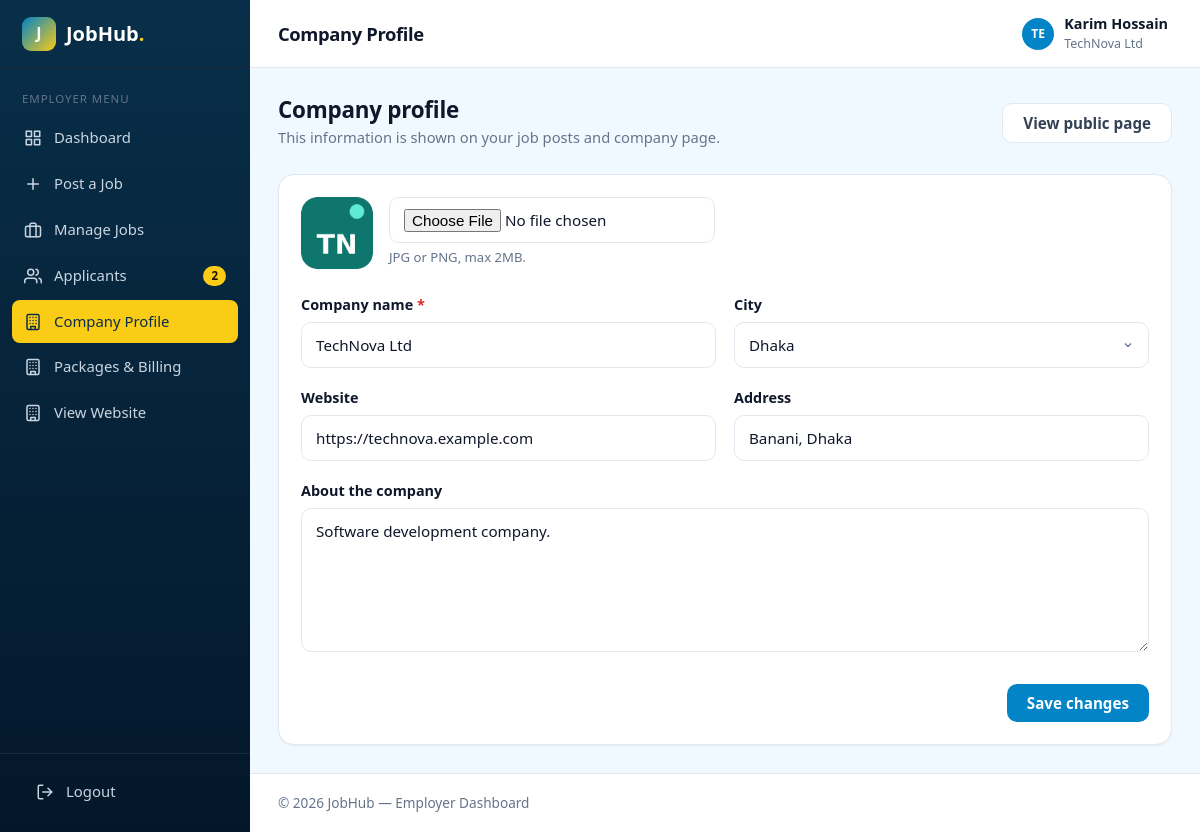
The page /employer/company-profile.php (signed in) on the database its author committed.
### tables this page shows
CREATE TABLE `companies` (
  `id` int UNSIGNED NOT NULL,
  `user_id` int UNSIGNED NOT NULL,
  `city_id` int UNSIGNED DEFAULT NULL,
  `name` varchar(150) NOT NULL,
  `logo` varchar(255) DEFAULT NULL,
  `website` varchar(255) DEFAULT NULL,
  `address` text,
  `description` text
);

CREATE TABLE `cities` (
  `id` int UNSIGNED NOT NULL,
  `name` varchar(100) NOT NULL,
  `division` varchar(50) NOT NULL
);

### employer/include/check.php (called while the page is built, shortened)
<?php
include('../dbconfig.php');
$userId = (int)$_SESSION['user_id'];
$company = $conn->query("SELECT companies.*, cities.name AS city_name FROM companies
                         LEFT JOIN cities ON cities.id = companies.city_id
                         WHERE companies.user_id = $userId")->fetch_assoc();
$companyId = (int)$company['id'];

### employer/company-profile.php (the view, shortened to what this page needs)
<?php
include('include/check.php');
$pageTitle = 'Company Profile';
$cities = $conn->query("SELECT * FROM cities ORDER BY name");
?>
<!DOCTYPE html>
<html lang="en">
<head>
  <link rel="stylesheet" href="../assets/css/style.css?v=2">
</head>
<body class="dash-body">
<?php include('include/menu.php'); ?>
<main class="dash-content">
  <div class="page-actions">
    <div><h2>Company profile</h2><p>This information is shown on your job posts and company page.</p></div>
    <a href="../companies.php?id=<?php echo $companyId; ?>" class="btn btn-light" target="_blank">View public page</a>
  </div>
  <form class="card" action="" method="post" enctype="multipart/form-data">
    <div class="card-body">
      <div class="flex items-center gap-2 mb-3 wrap">
        <?php if ($company['logo']) { ?>
          <img class="company-logo lg" src="../uploads/logos/<?php echo $company['logo']; ?>" alt="logo">
        <?php } else { ?>
          <div class="company-logo lg" style="background:#0f766e"><?php echo strtoupper(substr($company['name'], 0, 2)); ?></div>
        <?php } ?>
        <div>
          <input type="file" name="logo" accept=".jpg,.jpeg,.png" class="form-control">
          <div class="form-hint">JPG or PNG, max 2MB.</div>
        </div>
      </div>
      <div class="form-row">
        <div class="form-group"><label class="form-label">Company name <span class="req">*</span></label><input class="form-control" name="name" value="<?php echo htmlspecialchars($company['name'] ?? ''); ?>" required></div>
        <div class="form-group"><label class="form-label">City</label>
          <select class="form-control" name="city_id">
            <?php while ($c = $cities->fetch_assoc()) { ?>
              <option value="<?php echo $c['id']; ?>" <?php if ($company['city_id'] == $c['id']) echo 'selected'; ?>><?php echo $c['name']; ?></option>
            <?php } ?>
          </select></div>
        <div class="form-group"><label class="form-label">Website</label><input class="form-control" type="url" name="website" placeholder="https://" value="<?php echo htmlspecialchars($company['website'] ?? ''); ?>"></div>
        <div class="form-group"><label class="form-label">Address</label><input class="form-control" name="address" value="<?php echo htmlspecialchars($company['address'] ?? ''); ?>"></div>
      </div>
      <div class="form-group"><label class="form-label">About the company</label><textarea class="form-control" name="description" rows="5"><?php echo htmlspecialchars($company['description'] ?? ''); ?></textarea></div>
      <div class="form-actions"><button class="btn btn-primary" type="submit">Save changes</button></div>
    </div>
  </form>
</main>
<?php include('include/footer.php'); ?>

### employer/include/menu.php (shortened to what this page needs)
<?php
$page = basename($_SERVER['PHP_SELF']);
$newApps = $conn->query("SELECT COUNT(*) AS c FROM job_applications
                          JOIN jobs ON jobs.id = job_applications.job_id
                          WHERE jobs.company_id = $companyId AND job_applications.status = 'applied'")->fetch_assoc()['c'];
?>
<aside class="sidebar">
  <a href="../index.php" class="logo"><span class="logo-mark">J</span>JobHub<span class="dot">.</span></a>
  <div class="sidebar-label">Employer menu</div>
  <ul class="sidebar-menu">
    <li><a href="dashboard.php" class="<?php if ($page == 'dashboard.php') echo 'active'; ?>"><svg class="ic" viewBox="0 0 24 24" aria-hidden="true"><rect x="3" y="3" width="7" height="7"/><rect x="14" y="3" width="7" height="7"/><rect x="14" y="14" width="7" height="7"/><rect x="3" y="14" width="7" height="7"/></svg>Dashboard</a></li>
    <li><a href="post-job.php" class="<?php if ($page == 'post-job.php') echo 'active'; ?>"><svg class="ic" viewBox="0 0 24 24" aria-hidden="true"><line x1="12" y1="5" x2="12" y2="19"/><line x1="5" y1="12" x2="19" y2="12"/></svg>Post a Job</a></li>
    <li><a href="manage-jobs.php" class="<?php if ($page == 'manage-jobs.php') echo 'active'; ?>"><svg class="ic" viewBox="0 0 24 24" aria-hidden="true"><rect x="2" y="7" width="20" height="14" rx="2"/><path d="M16 21V5a2 2 0 0 0-2-2h-4a2 2 0 0 0-2 2v16"/></svg>Manage Jobs</a></li>
    <li><a href="applicants.php" class="<?php if ($page == 'applicants.php' || $page == 'email.php') echo 'active'; ?>"><svg class="ic" viewBox="0 0 24 24" aria-hidden="true"><path d="M17 21v-2a4 4 0 0 0-4-4H5a4 4 0 0 0-4 4v2"/><circle cx="9" cy="7" r="4"/><path d="M23 21v-2a4 4 0 0 0-3-3.87"/><path d="M16 3.13a4 4 0 0 1 0 7.75"/></svg>Applicants<?php if ($newApps > 0) { ?><span class="count"><?php echo $newApps; ?></span><?php } ?></a></li>
    <li><a href="company-profile.php" class="<?php if ($page == 'company-profile.php') echo 'active'; ?>"><svg class="ic" viewBox="0 0 24 24" aria-hidden="true"><rect x="4" y="2" width="16" height="20" rx="2"/><path d="M9 22v-4h6v4M8 6h.01M16 6h.01M12 6h.01M12 10h.01M12 14h.01M16 10h.01M16 14h.01M8 10h.01M8 14h.01"/></svg>Company Profile</a></li>
    <li><a href="subscription.php" class="<?php if ($page == 'subscription.php' || $page == 'checkout.php' || $page == 'payment-success.php' || $page == 'payment-fail.php') echo 'active'; ?>"><svg class="ic" viewBox="0 0 24 24" aria-hidden="true"><rect x="4" y="2" width="16" height="20" rx="2"/><path d="M9 22v-4h6v4M8 6h.01M16 6h.01M12 6h.01M12 10h.01M12 14h.01M16 10h.01M16 14h.01M8 10h.01M8 14h.01"/></svg>Packages &amp; Billing</a></li>
    <li><a href="../index.php"><svg class="ic" viewBox="0 0 24 24" aria-hidden="true"><rect x="4" y="2" width="16" height="20" rx="2"/><path d="M9 22v-4h6v4M8 6h.01M16 6h.01M12 6h.01M12 10h.01M12 14h.01M16 10h.01M16 14h.01M8 10h.01M8 14h.01"/></svg>View Website</a></li>
  </ul>
  <div class="sidebar-foot">
    <ul class="sidebar-menu">
      <li><a href="../logout.php"><svg class="ic" viewBox="0 0 24 24" aria-hidden="true"><path d="M9 21H5a2 2 0 0 1-2-2V5a2 2 0 0 1 2-2h4"/><polyline points="16 17 21 12 16 7"/><line x1="21" y1="12" x2="9" y2="12"/></svg>Logout</a></li>
    </ul>
  </div>
</aside>
<div class="dash-main">
  <header class="topbar">
    <h1 class="topbar-title"><?php echo $pageTitle; ?></h1>
    <div class="dropdown" style="margin-left:auto">
      <button class="dropdown-toggle">
        <span class="avatar sm"><?php echo strtoupper(substr($company['name'], 0, 2)); ?></span>
        <span class="user-meta"><strong><?php echo $_SESSION['name']; ?></strong><small><?php echo $company['name']; ?></small></span>
      </button>
    </div>
  </header>

### rows shown on the page
companies: name "TE", name "TechNova Ltd", logo (picture), city_id "Dhaka", website "https://technova.example.com", address "Banani, Dhaka", description "Software development company."

### other values the page prints
$newApps "2"
$pageTitle "Company Profile"
$_SESSION['name'] "Karim Hossain"
